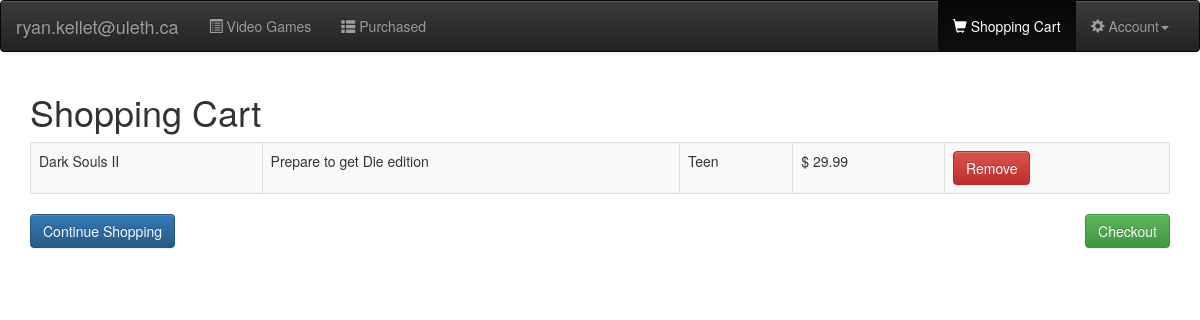
/php/shoppingCart.php (signed in), run on an earlier commit of the app's database.
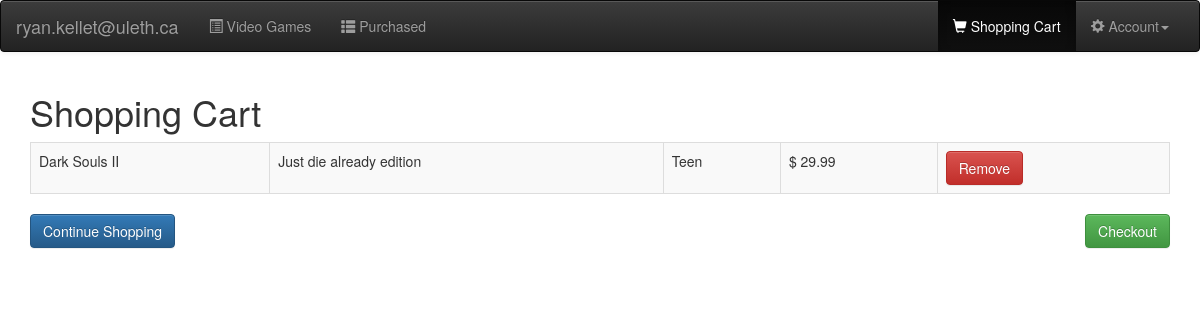
And on a later commit of the database.
### tables this page shows
CREATE TABLE `SHOPPINGCART` (
	`serial_number` int(11) NOT NULL,
	`cID` int(11) NOT NULL,
	PRIMARY KEY (`serial_number`, `cID`),
	FOREIGN KEY (`serial_number`) REFERENCES VIDEOGAMES(`serial_number`) ON DELETE CASCADE,
	FOREIGN KEY (`cID`) REFERENCES CUSTOMERS(`cID`) ON DELETE CASCADE
);

CREATE TABLE `VIDEOGAMES` (
  `serial_number` int(11) NOT NULL AUTO_INCREMENT,
  `title` varchar(45) NOT NULL,
  `price` decimal(5,2) NOT NULL,
  `ESRB_rating` varchar(10) NOT NULL,
  `release_date` date NOT NULL,
  `cover_art` varchar(45) NOT NULL,
  `description` varchar(150) NOT NULL,
  `developer` varchar(50) NOT NULL,
  `enabled` tinyint(1) NOT NULL DEFAULT '1',
  PRIMARY KEY (`serial_number`),
  UNIQUE KEY `serial_number_UNIQUE` (`serial_number`)
);

### public/php/shoppingCart.php (the view, shortened to what this page needs)
<?php
  include "databaseConnect.php";
  if (isset($_SESSION["email"])) {
    $myEmail = $_SESSION["email"];
  }
?>
<!DOCTYPE html>
<html lang="en">
  <head>
    <link rel="stylesheet" type="text/css" href="../css/bootstrap.css">
    <link rel="stylesheet" type="text/css" href="../css/bootstrap-theme.css">
  </head>
  <body>
      <nav class="navbar navbar-inverse navbar-default">
      <div class="container-fluid">
        <div class="navbar-header">
          <a class="navbar-brand" href="#"><?echo $myEmail; ?></a>
        </div>
        <div class="collapse navbar-collapse" id="bs-example-navbar-collapse-1">
          <ul class="nav navbar-nav">
            <li><a href="listGames.php"><span class="glyphicon glyphicon-list-alt" aria-hidden="true"></span> Video Games</a></li>
            <li><a href="userLanding.php"><span class="glyphicon glyphicon-th-list" aria-hidden="true"></span> Purchased</a></li>
          </ul>
          <ul class="nav navbar-nav navbar-right">
            <li class="active"><a href="shoppingCart.php"><span class="sr-only">(current)</span><span class="glyphicon glyphicon-shopping-cart" aria-hidden="true"></span> Shopping Cart</a></li>
            <li class="dropdown">
              <a href="#" class="dropdown-toggle" data-toggle="dropdown" role="button" aria-expanded="false"><span class="glyphicon glyphicon-cog" aria-hidden="true"></span> Account<span class="caret"></span></a>
            </li>
          </ul>
        </div>
      </div>
    </nav>
    <div class="container">
      <h1 class="header">Shopping Cart</h1>
      <table class="table table-bordered table-striped">
        <?php
          $query = "SELECT VIDEOGAMES.title, VIDEOGAMES.description, VIDEOGAMES.ESRB_rating, VIDEOGAMES.price, SHOPPINGCART.serial_number
            FROM SHOPPINGCART
            INNER JOIN CUSTOMERS ON CUSTOMERS.cID = SHOPPINGCART.cID
            INNER JOIN VIDEOGAMES ON VIDEOGAMES.serial_number = SHOPPINGCART.serial_number
            WHERE SHOPPINGCART.cID = " . $_SESSION['ID'] . ";";
          $result = $con->query($query);
          while($row = $result->fetch_assoc()){
						echo "<tr>";
						echo "<td>{$row['title']}</td>";
						echo "<td>{$row['description']}</td>";
						echo "<td>{$row['ESRB_rating']}</td>";
						echo "<td>$ {$row['price']}</td>";
						echo "<td><a class='btn btn-danger' href='shoppingCartRemove.php/?serial_number={$row['serial_number']}' role='button'>Remove</a></td>";
						echo "</tr>";
          }
        ?>
      </table>
			<a class='btn btn-success pull-right' href='checkout.php'>Checkout</a>
			<a class='btn btn-primary' href="listGames.php">Continue Shopping</a>
    </div>
  </body>
</html>

What changed in the data, as far as the page shows it:
changed through a linked row, shoppingcart "Dark Souls II": serial_number.description "Prepare to get Die edition" → "Just die already edition"
